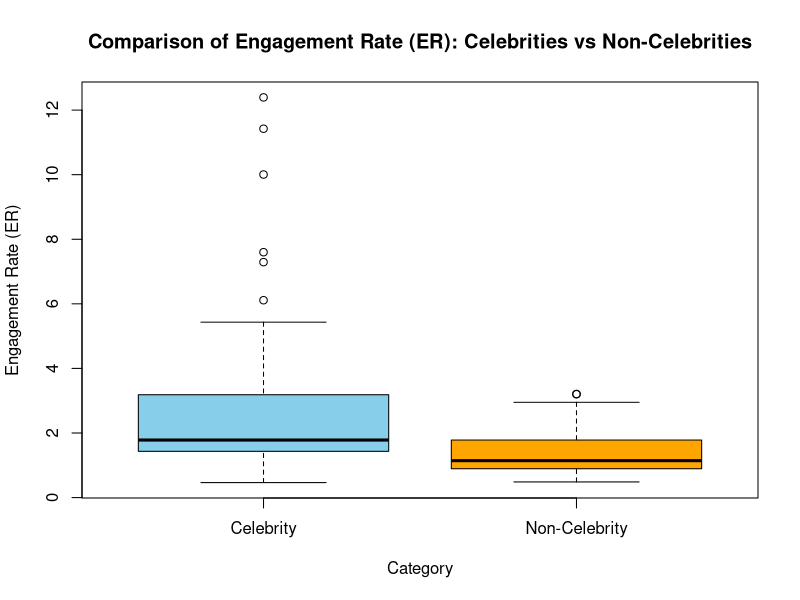
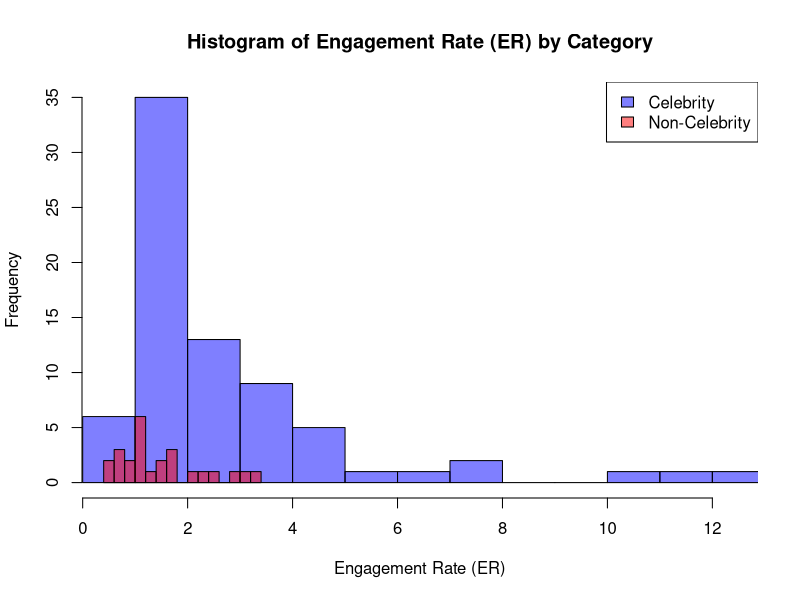

Recreate these plots in R, in order.

df <- read.csv("most_followed_ig.csv")
# fix encoding issues ER column
df$ER <- iconv(df$ER, from = "latin1", to = "UTF-8", sub = "byte")

# cleanup
df$ER <- gsub("[^0-9.]", "", df$ER)  # Keep only numbers and decimal points
df$ER <- as.numeric(df$ER)
head(df$ER)

# Categorization
df$CATEGORY <- ifelse(grepl("celebrities", df$CATEGORIES.1, ignore.case = TRUE), "Celebrity", "Non-Celebrity")

#Boxplot
png("Boxplot.png")
boxplot(ER ~ CATEGORY, data = df, 
        main = "Comparison of Engagement Rate (ER): Celebrities vs Non-Celebrities",
        xlab = "Category", ylab = "Engagement Rate (ER)",
        col = c("skyblue", "orange"))
dev.off()

# histogram
png("Histogram.png")
hist(df$ER[df$CATEGORY == "Celebrity"], 
     col = rgb(0, 0, 1, 0.5), 
     xlim = range(df$ER, na.rm = TRUE),
     main = "Histogram of Engagement Rate (ER) by Category",
     xlab = "Engagement Rate (ER)", 
     ylab = "Frequency",
     breaks = 10)
# non-celebrity histogram
hist(df$ER[df$CATEGORY == "Non-Celebrity"], 
     col = rgb(1, 0, 0, 0.5), 
     add = TRUE, 
     breaks = 10)
legend("topright", legend = c("Celebrity", "Non-Celebrity"),
       fill = c(rgb(0, 0, 1, 0.5), rgb(1, 0, 0, 0.5)))
dev.off()

# Student T-Test
celebrity_group <- df[df$CATEGORY == 'Celebrity', 'ER']
non_celebrity_group <- df[df$CATEGORY == 'Non-Celebrity', 'ER']
t_test_result <- t.test(celebrity_group, non_celebrity_group)
print(t_test_result)